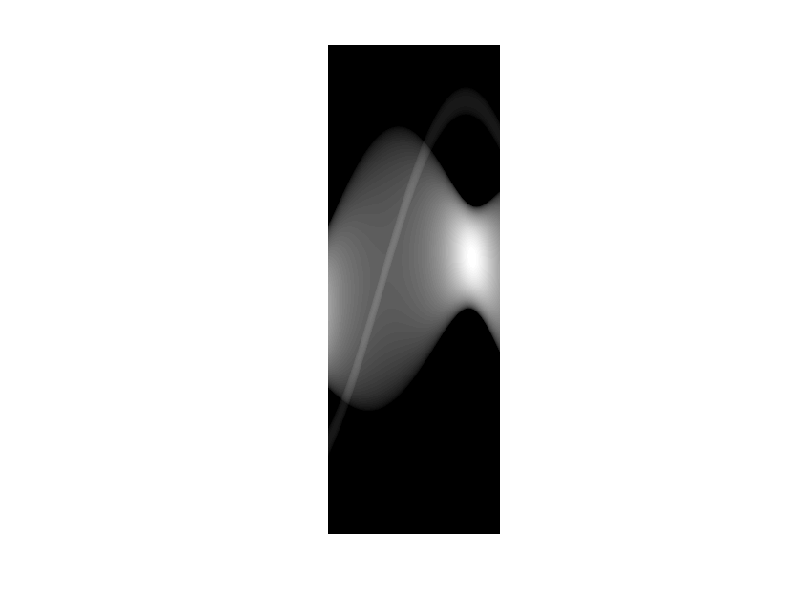

This chart was generated by the following MATLAB code:
clear
load('matlab.data.mat')

% plot(1:512,bdmbjsxx(:,104))
% figure
imshow(bdmbjsxx)
% bdmbjsxx=[bdmbjsxx,flipud(bdmbjsxx)];
% bdmbjsxx=[bdmbjsxx,bdmbjsxx];
% figure
RAW = uint8(bdmbjsxx./max(max(bdmbjsxx))*256);
imshow(RAW)
imwrite(RAW,'myGray.bmp')
bdmbjsxx=bdmbjsxx>0;

% BW=bwmorph(bdmbjsxx,'remove');
% BW=bwmorph(cdata,'remove');
% imshow(BW)
% for ii=2:512
% if bdmbjsxx(ii,1)
% I1=iradon(bdmbjsxx,0:359);
% I1=(I1-0.1>0);
% imshow(I1)
% 
% imshow(imrotate(I1,0.1*pi))
% bdmbjsxx=bdmbjsxx>0;
% for ii=2:512
%     if bdmbjsxx(ii,1)>bdmbjsxx(ii-1,1)
%         
% plot(1:512,bdmbjsxx(:,1)>0)

% a=40;b=15;
% x0=1;y0=1;
% Theta = 0.1;
% 
% 